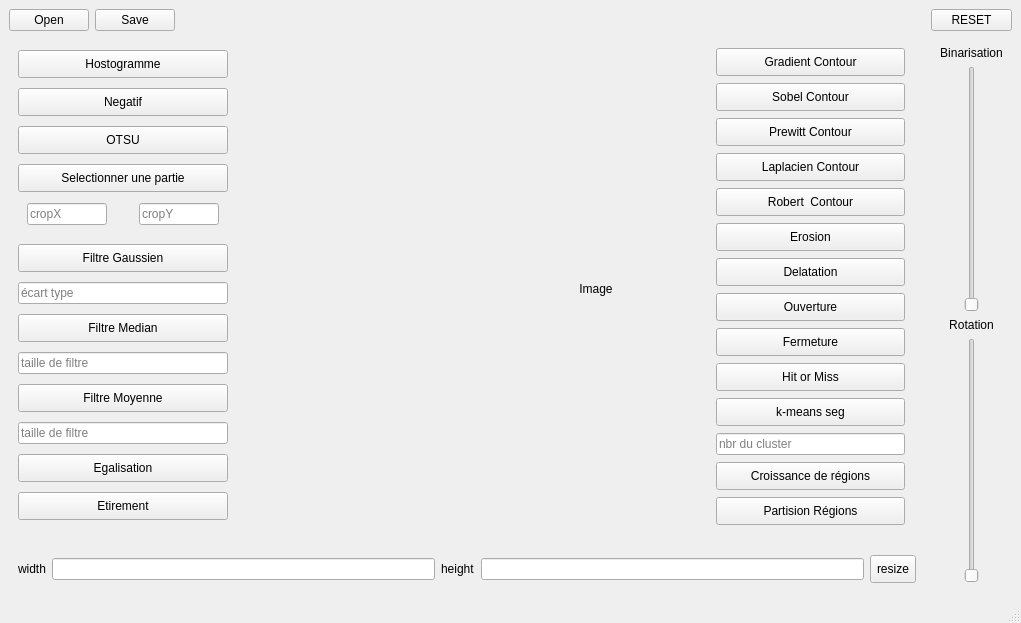
<?xml version="1.0" encoding="UTF-8"?>
<ui version="4.0">
 <class>MainWindow</class>
 <widget class="QMainWindow" name="MainWindow">
  <property name="geometry">
   <rect>
    <x>0</x>
    <y>0</y>
    <width>1021</width>
    <height>623</height>
   </rect>
  </property>
  <property name="maximumSize">
   <size>
    <width>16777215</width>
    <height>16777215</height>
   </size>
  </property>
  <property name="windowTitle">
   <string>Vision Par Ordinateur</string>
  </property>
  <property name="styleSheet">
   <string notr="true"/>
  </property>
  <property name="iconSize">
   <size>
    <width>24</width>
    <height>24</height>
   </size>
  </property>
  <widget class="QWidget" name="centralwidget">
   <property name="styleSheet">
    <string notr="true">QWidget{
	background-color: &quot;#fff&quot;
}</string>
   </property>
   <layout class="QGridLayout" name="gridLayout">
    <item row="3" column="0">
     <layout class="QHBoxLayout" name="horizontalLayout_6">
      <property name="rightMargin">
       <number>10</number>
      </property>
      <item>
       <layout class="QHBoxLayout" name="horizontalLayout_4">
        <item>
         <widget class="QFrame" name="frame">
          <property name="styleSheet">
           <string notr="true">QFrame{
	background-color:&quot;#F1F1F1&quot;
}</string>
          </property>
          <layout class="QVBoxLayout" name="verticalLayout">
           <item>
            <widget class="QPushButton" name="histButton">
             <property name="styleSheet">
              <string notr="true">QPushButton{
	background-color:&quot;#555555&quot;;
	color:&quot;#fff&quot;;
	padding:6px;
	border-raduis: 5px
}</string>
             </property>
             <property name="text">
              <string>Hostogramme</string>
             </property>
            </widget>
           </item>
           <item>
            <widget class="QPushButton" name="negatifButton">
             <property name="styleSheet">
              <string notr="true">QPushButton{
	background-color:&quot;#555555&quot;;
	color:&quot;#fff&quot;;
	padding:6px;
	border-raduis: 5px
}</string>
             </property>
             <property name="text">
              <string>Negatif</string>
             </property>
            </widget>
           </item>
           <item>
            <widget class="QPushButton" name="otsuButton">
             <property name="enabled">
              <bool>true</bool>
             </property>
             <property name="minimumSize">
              <size>
               <width>75</width>
               <height>0</height>
              </size>
             </property>
             <property name="styleSheet">
              <string notr="true">QPushButton{
	background-color:&quot;#555555&quot;;
	color:&quot;#fff&quot;;
	padding:6px;
	border-raduis: 5px;
}</string>
             </property>
             <property name="text">
              <string>OTSU</string>
             </property>
            </widget>
           </item>
           <item>
            <widget class="QPushButton" name="croppButton">
             <property name="styleSheet">
              <string notr="true">QPushButton{
	background-color:&quot;#555555&quot;;
	color:&quot;#fff&quot;;
	padding:6px;
	border-raduis: 5px;
}</string>
             </property>
             <property name="text">
              <string>Selectionner une partie</string>
             </property>
            </widget>
           </item>
           <item>
            <widget class="QFrame" name="horizontalFrame">
             <property name="maximumSize">
              <size>
               <width>16777215</width>
               <height>100</height>
              </size>
             </property>
             <property name="styleSheet">
              <string notr="true">QFrame{
	background-color:&quot;#F1F1F1&quot;
}</string>
             </property>
             <layout class="QHBoxLayout" name="horizontalLayout_5">
              <property name="spacing">
               <number>12</number>
              </property>
              <property name="sizeConstraint">
               <enum>QLayout::SetFixedSize</enum>
              </property>
              <property name="topMargin">
               <number>1</number>
              </property>
              <item>
               <widget class="QLineEdit" name="cropXInput">
                <property name="enabled">
                 <bool>true</bool>
                </property>
                <property name="maximumSize">
                 <size>
                  <width>80</width>
                  <height>100</height>
                 </size>
                </property>
                <property name="placeholderText">
                 <string>cropX</string>
                </property>
               </widget>
              </item>
              <item>
               <spacer name="horizontalSpacer_3">
                <property name="orientation">
                 <enum>Qt::Horizontal</enum>
                </property>
                <property name="sizeHint" stdset="0">
                 <size>
                  <width>20</width>
                  <height>20</height>
                 </size>
                </property>
               </spacer>
              </item>
              <item>
               <widget class="QLineEdit" name="cropYInput">
                <property name="maximumSize">
                 <size>
                  <width>80</width>
                  <height>100</height>
                 </size>
                </property>
                <property name="placeholderText">
                 <string>cropY</string>
                </property>
               </widget>
              </item>
             </layout>
            </widget>
           </item>
           <item>
            <widget class="QPushButton" name="gaussFilter">
             <property name="styleSheet">
              <string notr="true">QPushButton{
	background-color:&quot;#555555&quot;;
	color:&quot;#fff&quot;;
	padding:6px;
	border-raduis: 5px;
}</string>
             </property>
             <property name="text">
              <string>Filtre Gaussien</string>
             </property>
            </widget>
           </item>
           <item>
            <widget class="QLineEdit" name="gaussienInput">
             <property name="placeholderText">
              <string>écart type</string>
             </property>
            </widget>
           </item>
           <item>
            <widget class="QPushButton" name="medianFiltre">
             <property name="styleSheet">
              <string notr="true">QPushButton{
	background-color:&quot;#555555&quot;;
	color:&quot;#fff&quot;;
	padding:6px;
	border-raduis: 5px;
}</string>
             </property>
             <property name="text">
              <string>Filtre Median</string>
             </property>
            </widget>
           </item>
           <item>
            <widget class="QLineEdit" name="medianInput">
             <property name="placeholderText">
              <string>taille de filtre</string>
             </property>
            </widget>
           </item>
           <item>
            <widget class="QPushButton" name="filtreMoyen">
             <property name="styleSheet">
              <string notr="true">QPushButton{
	background-color:&quot;#555555&quot;;
	color:&quot;#fff&quot;;
	padding:6px;
	border-raduis: 5px;
}</string>
             </property>
             <property name="text">
              <string>Filtre Moyenne</string>
             </property>
            </widget>
           </item>
           <item>
            <widget class="QLineEdit" name="moyenneInput">
             <property name="placeholderText">
              <string>taille de filtre</string>
             </property>
            </widget>
           </item>
           <item>
            <widget class="QPushButton" name="egalisationButton">
             <property name="styleSheet">
              <string notr="true">QPushButton{
	background-color:&quot;#555555&quot;;
	color:&quot;#fff&quot;;
	padding:6px;
	border-raduis: 5px;
}</string>
             </property>
             <property name="text">
              <string>Egalisation</string>
             </property>
            </widget>
           </item>
           <item>
            <widget class="QPushButton" name="etirementButton">
             <property name="styleSheet">
              <string notr="true">QPushButton{
	background-color:&quot;#555555&quot;;
	color:&quot;#fff&quot;;
	padding:6px;
	border-raduis: 5px;
}</string>
             </property>
             <property name="text">
              <string>Etirement</string>
             </property>
            </widget>
           </item>
          </layout>
         </widget>
        </item>
        <item>
         <spacer name="horizontalSpacer_6">
          <property name="orientation">
           <enum>Qt::Horizontal</enum>
          </property>
          <property name="sizeHint" stdset="0">
           <size>
            <width>40</width>
            <height>20</height>
           </size>
          </property>
         </spacer>
        </item>
       </layout>
      </item>
      <item>
       <spacer name="horizontalSpacer_8">
        <property name="orientation">
         <enum>Qt::Horizontal</enum>
        </property>
        <property name="sizeHint" stdset="0">
         <size>
          <width>40</width>
          <height>20</height>
         </size>
        </property>
       </spacer>
      </item>
      <item>
       <layout class="QVBoxLayout" name="verticalLayout_3">
        <item>
         <spacer name="verticalSpacer">
          <property name="orientation">
           <enum>Qt::Vertical</enum>
          </property>
          <property name="sizeHint" stdset="0">
           <size>
            <width>20</width>
            <height>40</height>
           </size>
          </property>
         </spacer>
        </item>
        <item>
         <layout class="QHBoxLayout" name="horizontalLayout_3">
          <item>
           <spacer name="horizontalSpacer_2">
            <property name="orientation">
             <enum>Qt::Horizontal</enum>
            </property>
            <property name="sizeHint" stdset="0">
             <size>
              <width>40</width>
              <height>20</height>
             </size>
            </property>
           </spacer>
          </item>
          <item>
           <widget class="QLabel" name="imageLabel">
            <property name="text">
             <string>Image</string>
            </property>
            <property name="alignment">
             <set>Qt::AlignCenter</set>
            </property>
           </widget>
          </item>
          <item>
           <spacer name="horizontalSpacer_7">
            <property name="orientation">
             <enum>Qt::Horizontal</enum>
            </property>
            <property name="sizeHint" stdset="0">
             <size>
              <width>40</width>
              <height>20</height>
             </size>
            </property>
           </spacer>
          </item>
         </layout>
        </item>
        <item>
         <spacer name="verticalSpacer_2">
          <property name="orientation">
           <enum>Qt::Vertical</enum>
          </property>
          <property name="sizeHint" stdset="0">
           <size>
            <width>20</width>
            <height>40</height>
           </size>
          </property>
         </spacer>
        </item>
       </layout>
      </item>
      <item>
       <widget class="QFrame" name="verticalFrame">
        <property name="styleSheet">
         <string notr="true">QFrame{
	background-color:&quot;#F1F1F1&quot;
}</string>
        </property>
        <layout class="QVBoxLayout" name="verticalLayout_4">
         <property name="leftMargin">
          <number>10</number>
         </property>
         <property name="topMargin">
          <number>10</number>
         </property>
         <property name="rightMargin">
          <number>10</number>
         </property>
         <property name="bottomMargin">
          <number>10</number>
         </property>
         <item>
          <widget class="QPushButton" name="gradientButton">
           <property name="styleSheet">
            <string notr="true">QPushButton{
	background-color:&quot;#555555&quot;;
	color:&quot;#fff&quot;;
	padding:6px;
	border-raduis: 5px;
}</string>
           </property>
           <property name="text">
            <string>Gradient Contour</string>
           </property>
          </widget>
         </item>
         <item>
          <widget class="QPushButton" name="sobelButton">
           <property name="styleSheet">
            <string notr="true">QPushButton{
	background-color:&quot;#555555&quot;;
	color:&quot;#fff&quot;;
	padding:6px;
	border-raduis: 5px;
}</string>
           </property>
           <property name="text">
            <string>Sobel Contour</string>
           </property>
          </widget>
         </item>
         <item>
          <widget class="QPushButton" name="prewittButton">
           <property name="styleSheet">
            <string notr="true">QPushButton{
	background-color:&quot;#555555&quot;;
	color:&quot;#fff&quot;;
	padding:6px;
	border-raduis: 5px;
}</string>
           </property>
           <property name="text">
            <string>Prewitt Contour</string>
           </property>
          </widget>
         </item>
         <item>
          <widget class="QPushButton" name="laplacienButton">
           <property name="styleSheet">
            <string notr="true">QPushButton{
	background-color:&quot;#555555&quot;;
	color:&quot;#fff&quot;;
	padding:6px;
	border-raduis: 5px;
}</string>
           </property>
           <property name="text">
            <string>Laplacien Contour</string>
           </property>
          </widget>
         </item>
         <item>
          <widget class="QPushButton" name="robertButton">
           <property name="styleSheet">
            <string notr="true">QPushButton{
	background-color:&quot;#555555&quot;;
	color:&quot;#fff&quot;;
	padding:6px;
	border-raduis: 5px;
}</string>
           </property>
           <property name="text">
            <string>Robert  Contour</string>
           </property>
          </widget>
         </item>
         <item>
          <widget class="QPushButton" name="erodeButton">
           <property name="styleSheet">
            <string notr="true">QPushButton{
	background-color:&quot;#555555&quot;;
	color:&quot;#fff&quot;;
	padding:6px;
	border-raduis: 5px;
}</string>
           </property>
           <property name="text">
            <string>Erosion</string>
           </property>
          </widget>
         </item>
         <item>
          <widget class="QPushButton" name="delateButton">
           <property name="styleSheet">
            <string notr="true">QPushButton{
	background-color:&quot;#555555&quot;;
	color:&quot;#fff&quot;;
	padding:6px;
	border-raduis: 5px;
}</string>
           </property>
           <property name="text">
            <string>Delatation</string>
           </property>
          </widget>
         </item>
         <item>
          <widget class="QPushButton" name="ouvertureButton">
           <property name="styleSheet">
            <string notr="true">QPushButton{
	background-color:&quot;#555555&quot;;
	color:&quot;#fff&quot;;
	padding:6px;
	border-raduis: 5px;
}</string>
           </property>
           <property name="text">
            <string>Ouverture</string>
           </property>
          </widget>
         </item>
         <item>
          <widget class="QPushButton" name="fermetureButton">
           <property name="styleSheet">
            <string notr="true">QPushButton{
	background-color:&quot;#555555&quot;;
	color:&quot;#fff&quot;;
	padding:6px;
	border-raduis: 5px;
}</string>
           </property>
           <property name="text">
            <string>Fermeture</string>
           </property>
          </widget>
         </item>
         <item>
          <widget class="QPushButton" name="hitOrMissButton">
           <property name="styleSheet">
            <string notr="true">QPushButton{
	background-color:&quot;#555555&quot;;
	color:&quot;#fff&quot;;
	padding:6px;
	border-raduis: 5px;
}</string>
           </property>
           <property name="text">
            <string>Hit or Miss</string>
           </property>
          </widget>
         </item>
         <item>
          <widget class="QPushButton" name="kmeansButton">
           <property name="styleSheet">
            <string notr="true">QPushButton{
	background-color:&quot;#555555&quot;;
	color:&quot;#fff&quot;;
	padding:6px;
	border-raduis: 5px;
}</string>
           </property>
           <property name="text">
            <string>k-means seg</string>
           </property>
          </widget>
         </item>
         <item>
          <widget class="QLineEdit" name="nbrClusetInput">
           <property name="placeholderText">
            <string>nbr du cluster</string>
           </property>
          </widget>
         </item>
         <item>
          <widget class="QPushButton" name="croissRegButton">
           <property name="styleSheet">
            <string notr="true">QPushButton{
	background-color:&quot;#555555&quot;;
	color:&quot;#fff&quot;;
	padding:6px;
	border-raduis: 5px;
}</string>
           </property>
           <property name="text">
            <string>Croissance de régions</string>
           </property>
          </widget>
         </item>
         <item>
          <widget class="QPushButton" name="repartitionRegiButton">
           <property name="styleSheet">
            <string notr="true">QPushButton{
	background-color:&quot;#555555&quot;;
	color:&quot;#fff&quot;;
	padding:6px;
	border-raduis: 5px;
}</string>
           </property>
           <property name="text">
            <string>Partision Régions</string>
           </property>
          </widget>
         </item>
        </layout>
       </widget>
      </item>
     </layout>
    </item>
    <item row="0" column="1">
     <widget class="QPushButton" name="resetBtn">
      <property name="text">
       <string>RESET</string>
      </property>
     </widget>
    </item>
    <item row="0" column="0">
     <layout class="QHBoxLayout" name="horizontalLayout_2">
      <item>
       <widget class="QPushButton" name="open">
        <property name="text">
         <string>Open</string>
        </property>
       </widget>
      </item>
      <item>
       <widget class="QPushButton" name="save">
        <property name="text">
         <string>Save</string>
        </property>
       </widget>
      </item>
      <item>
       <spacer name="horizontalSpacer">
        <property name="orientation">
         <enum>Qt::Horizontal</enum>
        </property>
        <property name="sizeHint" stdset="0">
         <size>
          <width>40</width>
          <height>20</height>
         </size>
        </property>
       </spacer>
      </item>
      <item>
       <spacer name="horizontalSpacer_5">
        <property name="orientation">
         <enum>Qt::Horizontal</enum>
        </property>
        <property name="sizeHint" stdset="0">
         <size>
          <width>40</width>
          <height>20</height>
         </size>
        </property>
       </spacer>
      </item>
     </layout>
    </item>
    <item row="3" column="1" rowspan="2">
     <widget class="QWidget" name="widget" native="true">
      <property name="styleSheet">
       <string notr="true">QFrame{
	background-color: &quot;#F1F1F1&quot;
}</string>
      </property>
      <layout class="QVBoxLayout" name="verticalLayout_2">
       <item>
        <widget class="QLabel" name="label_3">
         <property name="text">
          <string>Binarisation</string>
         </property>
         <property name="alignment">
          <set>Qt::AlignCenter</set>
         </property>
        </widget>
       </item>
       <item alignment="Qt::AlignHCenter">
        <widget class="QSlider" name="binValueSlider">
         <property name="maximum">
          <number>255</number>
         </property>
         <property name="orientation">
          <enum>Qt::Vertical</enum>
         </property>
        </widget>
       </item>
       <item>
        <widget class="QLabel" name="label_2">
         <property name="text">
          <string>Rotation</string>
         </property>
         <property name="alignment">
          <set>Qt::AlignCenter</set>
         </property>
        </widget>
       </item>
       <item alignment="Qt::AlignHCenter">
        <widget class="QSlider" name="rotationSlider">
         <property name="layoutDirection">
          <enum>Qt::LeftToRight</enum>
         </property>
         <property name="maximum">
          <number>360</number>
         </property>
         <property name="orientation">
          <enum>Qt::Vertical</enum>
         </property>
        </widget>
       </item>
      </layout>
     </widget>
    </item>
    <item row="4" column="0">
     <widget class="QFrame" name="horizontalFrame">
      <property name="styleSheet">
       <string notr="true">QFrame{
	background-color: &quot;#F1F1F1&quot;
}</string>
      </property>
      <layout class="QHBoxLayout" name="horizontalLayout">
       <item>
        <widget class="QLabel" name="label">
         <property name="maximumSize">
          <size>
           <width>60</width>
           <height>60</height>
          </size>
         </property>
         <property name="text">
          <string>width</string>
         </property>
        </widget>
       </item>
       <item>
        <widget class="QLineEdit" name="widthInput"/>
       </item>
       <item>
        <widget class="QLabel" name="label_4">
         <property name="maximumSize">
          <size>
           <width>60</width>
           <height>60</height>
          </size>
         </property>
         <property name="text">
          <string>height</string>
         </property>
        </widget>
       </item>
       <item>
        <widget class="QLineEdit" name="heightInput"/>
       </item>
       <item alignment="Qt::AlignRight">
        <widget class="QPushButton" name="resizeButton">
         <property name="styleSheet">
          <string notr="true">QPushButton{
	background-color:&quot;#555555&quot;;
	color:&quot;#fff&quot;;
	padding:6px;
	border-raduis: 5px
}</string>
         </property>
         <property name="text">
          <string>resize</string>
         </property>
        </widget>
       </item>
      </layout>
     </widget>
    </item>
   </layout>
  </widget>
  <widget class="QStatusBar" name="statusbar"/>
 </widget>
 <resources/>
 <connections>
  <connection>
   <sender>save</sender>
   <signal>clicked()</signal>
   <receiver>imageLabel</receiver>
   <slot>clear()</slot>
   <hints>
    <hint type="sourcelabel">
     <x>165</x>
     <y>26</y>
    </hint>
    <hint type="destinationlabel">
     <x>527</x>
     <y>271</y>
    </hint>
   </hints>
  </connection>
  <connection>
   <sender>open</sender>
   <signal>clicked()</signal>
   <receiver>imageLabel</receiver>
   <slot>clear()</slot>
   <hints>
    <hint type="sourcelabel">
     <x>83</x>
     <y>26</y>
    </hint>
    <hint type="destinationlabel">
     <x>527</x>
     <y>271</y>
    </hint>
   </hints>
  </connection>
  <connection>
   <sender>resetBtn</sender>
   <signal>clicked()</signal>
   <receiver>imageLabel</receiver>
   <slot>clear()</slot>
   <hints>
    <hint type="sourcelabel">
     <x>612</x>
     <y>32</y>
    </hint>
    <hint type="destinationlabel">
     <x>527</x>
     <y>270</y>
    </hint>
   </hints>
  </connection>
 </connections>
</ui>
